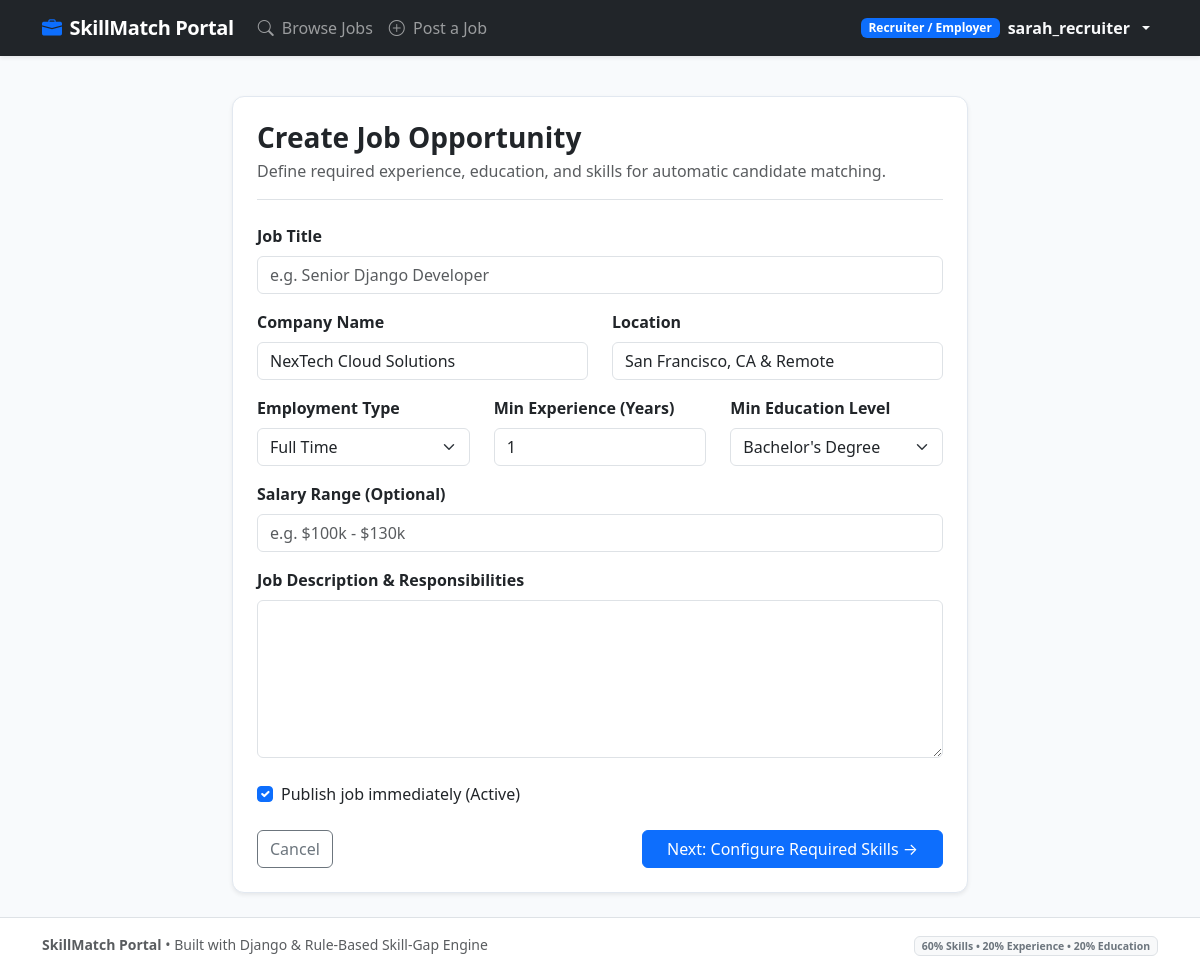
The app's page /jobs/post/ (signed in) with its own data.
### accounts/models.py (models this page shows, shortened)
class Profile(models.Model):
    user = models.OneToOneField(User, on_delete=models.CASCADE, related_name='profile')
    role = models.CharField(
        max_length=20,
        choices=UserRole.choices,
        default=UserRole.CANDIDATE,
        db_index=True
    )
    phone = models.CharField(max_length=20, blank=True)
    created_at = models.DateTimeField(auto_now_add=True)
    @property
    def is_candidate(self) -> bool:
        return self.role == UserRole.CANDIDATE
    @property
    def is_recruiter(self) -> bool:
        return self.role == UserRole.RECRUITER

class RecruiterProfile(models.Model):
    user = models.OneToOneField(User, on_delete=models.CASCADE, related_name='recruiter_profile')
    company_name = models.CharField(max_length=120)
    company_website = models.URLField(blank=True)
    company_description = models.TextField(blank=True)
    location = models.CharField(max_length=100, blank=True)
    updated_at = models.DateTimeField(auto_now=True)

### jobs/views.py (the view)
# urls.py: path('post/', views.job_create_view, name='job_create'),
@login_required
def job_create_view(request: HttpRequest) -> HttpResponse:
    if not hasattr(request.user, 'profile') or not request.user.profile.is_recruiter:
        messages.error(request, "Only recruiter accounts can post job listings.")
        return redirect('jobs:job_list')
    if request.method == 'POST':
        form = JobForm(request.POST)
        if form.is_valid():
            job = form.save(commit=False)
            job.recruiter = request.user
            job.save()
            messages.success(request, f"Job '{job.title}' posted! Now add required skills.")
            return redirect('jobs:job_skills', job_id=job.id)
    else:
        initial_data = {}
        if hasattr(request.user, 'recruiter_profile'):
            initial_data['company_name'] = request.user.recruiter_profile.company_name
            initial_data['location'] = request.user.recruiter_profile.location
        form = JobForm(initial=initial_data)
    return render(request, 'jobs/job_create.html', {'form': form})

### jobs/forms.py
class JobForm(forms.ModelForm):
    class Meta:
        model = Job
        fields = [
            'title', 'company_name', 'location', 'job_type',
            'min_experience_years', 'min_education_level',
            'salary_range', 'description', 'is_active'
        ]
        widgets = {
            'title': forms.TextInput(attrs={'class': 'form-control', 'placeholder': 'e.g. Senior Django Developer'}),
            'company_name': forms.TextInput(attrs={'class': 'form-control'}),
            'location': forms.TextInput(attrs={'class': 'form-control', 'placeholder': 'e.g. Remote / New York'}),
            'job_type': forms.Select(attrs={'class': 'form-select'}),
            'min_experience_years': forms.NumberInput(attrs={'class': 'form-control', 'min': '0'}),
            'min_education_level': forms.Select(attrs={'class': 'form-select'}),
            'salary_range': forms.TextInput(attrs={'class': 'form-control', 'placeholder': 'e.g. $100k - $130k'}),
            'description': forms.Textarea(attrs={'class': 'form-control', 'rows': 6}),
            'is_active': forms.CheckboxInput(attrs={'class': 'form-check-input'}),
        }

### templates/jobs/job_create.html (shortened to what this page needs)
{% extends "base.html" %}
{% block content %}
<div class="row justify-content-center">
  <div class="col-lg-8">
    <div class="card p-4 shadow-sm">
      <div class="border-bottom pb-3 mb-4">
        <h3 class="fw-bold mb-1">Create Job Opportunity</h3>
        <p class="text-muted mb-0">Define required experience, education, and skills for automatic candidate matching.</p>
      </div>
      <form method="post">
        <div class="mb-3">
          <label class="form-label fw-semibold">Job Title</label>
          {{ form.title }}
        </div>
        <div class="row">
          <div class="col-md-6 mb-3">
            <label class="form-label fw-semibold">Company Name</label>
            {{ form.company_name }}
          </div>
          <div class="col-md-6 mb-3">
            <label class="form-label fw-semibold">Location</label>
            {{ form.location }}
          </div>
        </div>
        <div class="row">
          <div class="col-md-4 mb-3">
            <label class="form-label fw-semibold">Employment Type</label>
            {{ form.job_type }}
          </div>
          <div class="col-md-4 mb-3">
            <label class="form-label fw-semibold">Min Experience (Years)</label>
            {{ form.min_experience_years }}
          </div>
          <div class="col-md-4 mb-3">
            <label class="form-label fw-semibold">Min Education Level</label>
            {{ form.min_education_level }}
          </div>
        </div>
        <div class="mb-3">
          <label class="form-label fw-semibold">Salary Range (Optional)</label>
          {{ form.salary_range }}
        </div>
        <div class="mb-4">
          <label class="form-label fw-semibold">Job Description & Responsibilities</label>
          {{ form.description }}
        </div>
        <div class="mb-4 form-check">
          {{ form.is_active }}
          <label class="form-check-label" for="{{ form.is_active.id_for_label }}">
            Publish job immediately (Active)
          </label>
        </div>
        <div class="d-flex justify-content-between">
          <a href="{% url 'accounts:profile' %}" class="btn btn-outline-secondary">Cancel</a>
          <button type="submit" class="btn btn-primary px-4">
            Next: Configure Required Skills &rarr;
          </button>
        </div>
      </form>
    </div>
  </div>
</div>
{% endblock %}

### templates/base.html (shortened to what this page needs)
<!DOCTYPE html>
<html lang="en">
<head>
  <link href="https://cdn.jsdelivr.net/npm/bootstrap@5.3.3/dist/css/bootstrap.min.css" rel="stylesheet">
  <link rel="stylesheet" href="https://cdn.jsdelivr.net/npm/bootstrap-icons@1.11.3/font/bootstrap-icons.min.css">
</head>
<body>
  <nav class="navbar navbar-expand-lg navbar-dark bg-dark sticky-top shadow-sm py-2">
    <div class="container">
      <a class="navbar-brand text-white d-flex align-items-center gap-2" href="{% url 'jobs:job_list' %}">
        <i class="bi bi-briefcase-fill text-primary"></i>
        <span>SkillMatch Portal</span>
      </a>
      <div class="collapse navbar-collapse" id="navMenu">
        <ul class="navbar-nav me-auto mb-2 mb-lg-0">
          <li class="nav-item">
            <a class="nav-link" href="{% url 'jobs:job_list' %}">
              <i class="bi bi-search me-1"></i> Browse Jobs
            </a>
          </li>
          {% if user.is_authenticated and user.profile.is_recruiter %}
            <li class="nav-item">
              <a class="nav-link" href="{% url 'jobs:job_create' %}">
                <i class="bi bi-plus-circle me-1"></i> Post a Job
              </a>
            </li>
          {% endif %}
        </ul>
        <ul class="navbar-nav align-items-center gap-2">
          {% if user.is_authenticated %}
            <li class="nav-item dropdown">
              <a class="nav-link dropdown-toggle text-light d-flex align-items-center gap-2" href="#" role="button" data-bs-toggle="dropdown">
                <span class="badge {% if user.profile.is_candidate %}bg-success{% else %}bg-primary{% endif %}">
                  {{ user.profile.get_role_display }}
                </span>
                <strong>{{ user.username }}</strong>
              </a>
            </li>
          {% endif %}
        </ul>
      </div>
    </div>
  </nav>
  <main class="container my-4">
    {% block content %}{% endblock %}
  </main>
  <footer class="bg-white border-top py-3 text-center text-muted small">
    <div class="container">
      <div class="row align-items-center">
        <div class="col-md-6 text-md-start">
          <strong>SkillMatch Portal</strong> &bull; Built with Django &amp; Rule-Based Skill-Gap Engine
        </div>
        <div class="col-md-6 text-md-end">
          <span class="badge bg-light text-secondary border">60% Skills &bull; 20% Experience &bull; 20% Education</span>
        </div>
      </div>
    </div>
  </footer>
</body>
</html>

### templates/base.html (style rules this page uses)
:root { --primary-color: #2563eb; --primary-dark: #1d4ed8; --bg-light: #f8fafc; }
body { background-color: var(--bg-light); font-family: system-ui, -apple-system, "Segoe UI", Roboto, sans-serif; min-height: 100vh; display: flex; flex-direction: column; }
.navbar-brand { font-weight: 700; letter-spacing: -0.02em; }
.card { border: 1px solid #e2e8f0; box-shadow: 0 1px 3px 0 rgb(0 0 0 / 0.05); border-radius: 0.75rem; }
footer { margin-top: auto; }

### records on screen
RecruiterProfile: company_name "NexTech Cloud Solutions", location "San Francisco, CA & Remote"

### other values on screen
{{ user.profile.get_role_display }} "Recruiter / Employer"
{{ user.username }} "sarah_recruiter"
